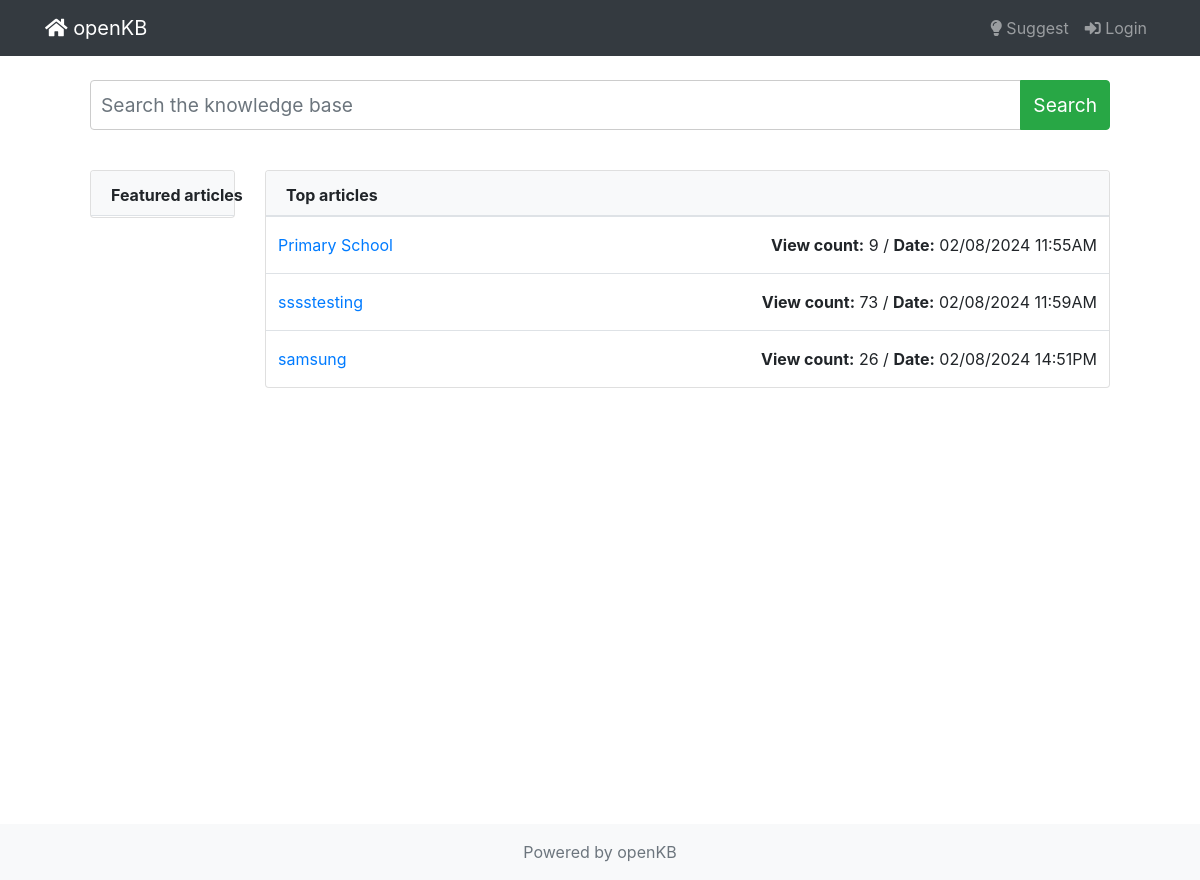
Before: / with the older database file.
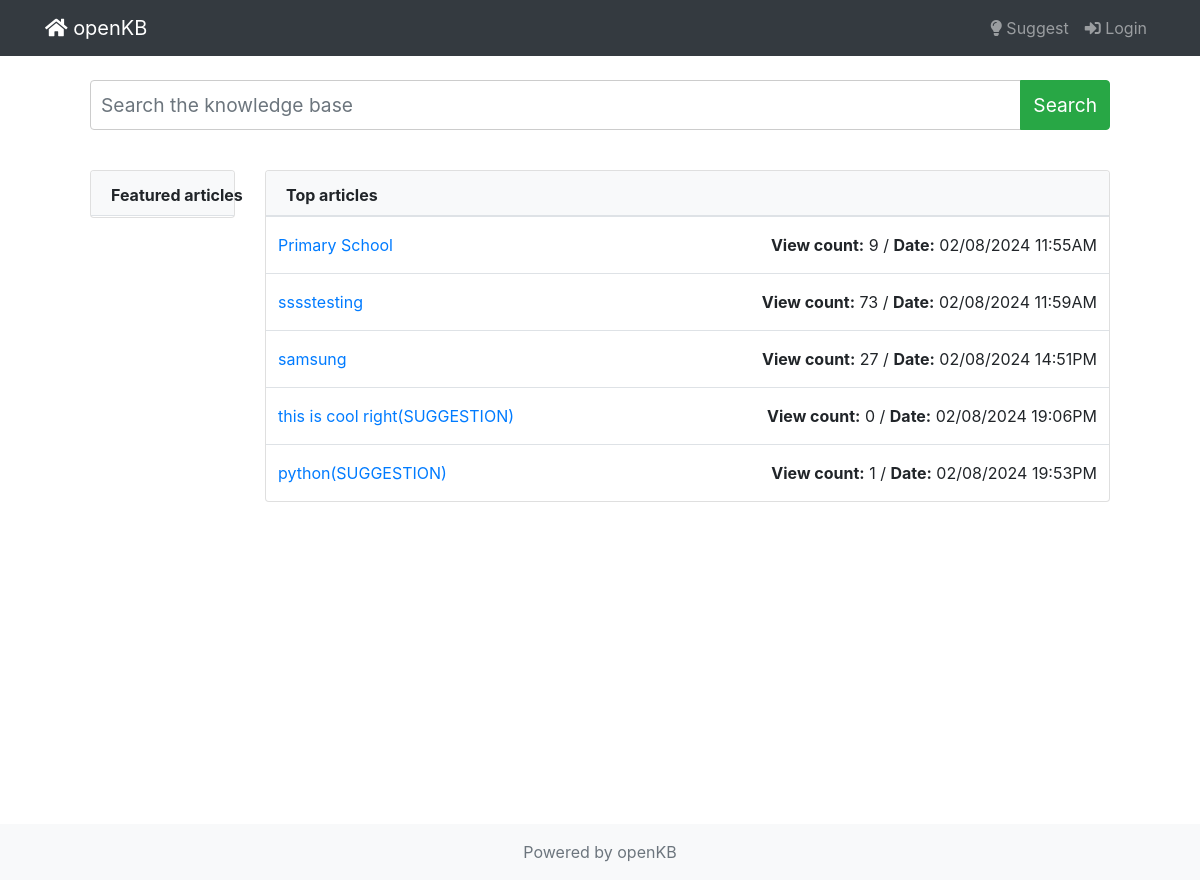
After: the same page with the newer database file.
### kb/models.py (models this page shows, shortened)
class Article(models.Model):
    title = models.CharField(max_length=255)
    content = MDTextField()
    created = models.DateTimeField(auto_now_add=True)
    updated = models.DateTimeField(auto_now=True)
    keywords = models.CharField(max_length=255)
    published = models.BooleanField(default=False)
    view_count = models.PositiveIntegerField(default=0)  # Added field for tracking views
    votes = models.IntegerField(default=0)
    permalink = models.SlugField(max_length=255, default='', null=True)
    seo_title = models.CharField(max_length=255, default='')
    seo_description = models.TextField(default='')
    author = models.ForeignKey('CustomUser', on_delete=models.CASCADE, null=True)

### kb/views.py (the view)
# urls.py: path("", HomeView.as_view(), name="home"),
class HomeView(View):
    def get(self, request):
        context = {
            "published_articles":Article.objects.filter(published=True)
        }
        return render(request, "index.html", context)

### templates/index.html (shortened to what this page needs)
{% extends 'base.html' %}
{% block content %}
    {% include "nav.html" %}
    <div class="container" style="margin-top: 80px;">
        <div class="row mb-4">
            <div class="col-md-12">
                <div class="input-group mb-3">
                    <input type="text" class="form-control" placeholder="Search the knowledge base" aria-label="Search the knowledge base" aria-describedby="button-search" style="height: 50px; font-size: 1.2em;">
                    <div class="input-group-append">
                        <button class="btn btn-success" type="button" id="button-search" style="height: 50px; font-size: 1.2em;">Search</button>
                    </div>
                </div>
            </div>
        </div>
        <div class="row">
            <div class="col-md-2">
                <div class="card">
                    <div class="card-header bg-light border-bottom pb-2">
                        <p class="mb-0" style="white-space: nowrap;">Featured articles</p>
                    </div>
                    <div class="card-body p-0">
                    </div>
                </div>
            </div>
            <div class="col-md-10">
                <div class="card">
                    <div class="card-header bg-light border-bottom pb-2">
                        <p class="mb-0">Top articles</p>
                    </div>
                    <div class="card-body p-0">
                        <table class="table m-0">
                            <tbody>
                                {% for article in published_articles %}
                                    <tr class="py-3">
                                    <td class="py-3">
                                        <a href="{% if article.permalink %}{% url 'article_detail' slug=article.permalink %}{% else %}{% url 'article_detail_by_pk' pk=article.id %}{% endif %}">{{ article.title }}</a>
                                    </td>
                                    <td class="text-right py-3">
                                        <strong>View count:</strong> {{article.view_count}} /
                                        <strong>Date:</strong> {{article.created|date:"d/m/Y H:iA"}}
                                    </td>
                                </tr>
                                {% endfor %}
                            </tbody>
                        </table>
                    </div>
                </div>
            </div>
        </div>
    </div>
{% endblock content %}
{% block misc %}
    {% include "footer.html" %}
{% endblock misc %}

### templates/base.html (shortened to what this page needs)
{% load static %}
<!DOCTYPE html>
<html lang="en">
<head>
    <link
        rel="stylesheet"
        href="https://stackpath.bootstrapcdn.com/bootstrap/4.5.2/css/bootstrap.min.css" />
    <link
        rel="stylesheet"
        href="https://cdnjs.cloudflare.com/ajax/libs/font-awesome/5.15.3/css/all.min.css" />
    <link rel="stylesheet" href="{% static 'assets/css/styles.css' %}">
    <link href="https://cdn.jsdelivr.net/npm/bootstrap-icons/font/bootstrap-icons.css" rel="stylesheet">
</head>
<body>
     <div class="container" style="margin-top: 80px; max-width: 90%">
        {% block content %}
        {% endblock content %}
     </div>
     {% block misc %}
     {% endblock misc %}
</body>
</html>

### templates/nav.html (shortened to what this page needs)
<nav class="navbar navbar-expand-lg navbar-dark bg-dark fixed-top">
    <div class="container">
        <a class="navbar-brand" href="{% url 'home' %}"><i class="fas fa-home"></i> openKB</a>
        <div class="collapse navbar-collapse" id="navbarResponsive">
            <ul class="navbar-nav ml-auto">
                {% if user.is_authenticated %}
                <li class="nav-item dropdown">
                    <a class="nav-link dropdown-toggle" href="#" id="usersDropdown" role="button" data-toggle="dropdown" aria-haspopup="true" aria-expanded="false">
                        <i class="fas fa-users"></i> Users
                    </a>
                    <div class="dropdown-menu" aria-labelledby="usersDropdown">
                        {% if user.is_superuser %}
                        <a class="dropdown-item" href="{% url 'new-user' %}">New</a>
                        <a class="dropdown-item" href="{% url 'edit-users' %}">Edit</a>
                        {% endif %}
                        <a class="dropdown-item" href="{% url 'my-account' %}">My Account</a>
                    </div>
                </li>
                <li class="nav-item dropdown">
                    <a class="nav-link dropdown-toggle" href="#" id="articleDropdown" role="button" data-toggle="dropdown" aria-haspopup="true" aria-expanded="false">
                        <i class="fas fa-newspaper"></i> Article
                    </a>
                    <div class="dropdown-menu" aria-labelledby="articleDropdown">
                        <a class="dropdown-item" href="{% url "add_article" %}"><i class="fas fa-plus"></i> New</a>
                        {% if user.is_superuser %}
                        <a class="dropdown-item" href="{% url "article_list" %}"><i class="fas fa-edit"></i> Edit All</a>
                        {% else %}
                        <a class="dropdown-item" href="{% url "article_list" %}"><i class="fas fa-edit"></i> Edit All</a>
                        {% endif %}
                    </div>
                </li>
                {% if user.is_superuser %}
                <li class="nav-item dropdown">
                    <a class="nav-link dropdown-toggle" href="#" id="adminDropdown" role="button" data-toggle="dropdown" aria-haspopup="true" aria-expanded="false">
                        <i class="fas fa-cogs"></i> Admin
                    </a>
                    <div class="dropdown-menu" aria-labelledby="adminDropdown">
                        <a class="dropdown-item" href="{% url "settings" %}"><i class="fas fa-cog"></i> Settings</a>
                        <a class="dropdown-item" href="#"><i class="fas fa-file"></i> Files</a>
                        <a class="dropdown-item" href="#"><i class="fas fa-upload"></i> Import</a>
                        <a class="dropdown-item" href="#"><i class="fas fa-download"></i> Export</a>
                        <a class="dropdown-item" href="#"><i class="fas fa-trash"></i> Cleanup Files</a>
                    </div>
                </li>
                {% endif %}
                <li class="nav-item">
                    <a class="nav-link" href="{% url 'logout' %}"><i class="fas fa-sign-out-alt"></i> Logout</a>
                </li>
                {% else %}
                <li class="nav-item">
                    <a class="nav-link" href="{% url "suggest" %}"><i class="fas fa-lightbulb"></i> Suggest</a>
                </li>
                <li class="nav-item">
                    <a class="nav-link" href="{% url 'login' %}"><i class="fas fa-sign-in-alt"></i> Login</a>
                </li>
                {% endif %}
            </ul>
        </div>
    </div>
</nav>

### templates/footer.html
<footer class="footer mt-auto py-3 bg-light">
	<div class="container text-center">
		<span class="text-muted">Powered by openKB</span>
	</div>
</footer>

### static/assets/css/styles.css (style rules this page uses)
html, body { height: 100%; margin: 0; }
.container { flex: 1 0 auto; }
.footer { background-color: #f5f5f5; position: fixed; width: 100%; bottom: 0; }
input[type="text"], textarea { width: 100%; padding: 10px; border: 1px solid #ccc; border-radius: 4px; }
.card-header { background-color: #f8f9fa; font-weight: bold; }

Changed rows visible on the page:
changed Article "samsung": view_count "26" → "27"
added Article: title "this is cool right(SUGGESTION)", view_count "0", created "02/08/2024 19:06PM"
added Article: title "python(SUGGESTION)", view_count "1", created "02/08/2024 19:53PM"
